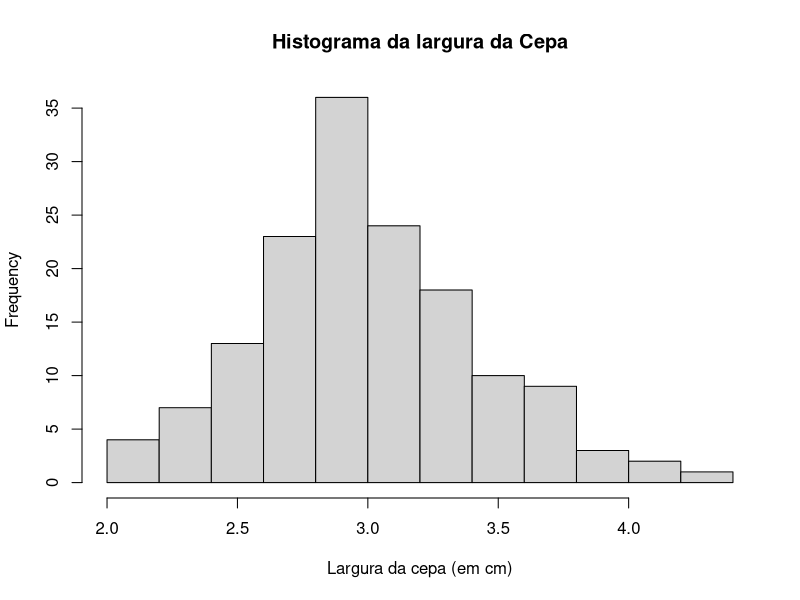

Source code (R):
## ---- chunk 1
library(datasets)  # Datasets de exemplo
## ---- chunk 2
?iris
## ---- chunk 3
df <- iris
## ---- chunk 4
head(df)
## ---- chunk 5
hist(df$Sepal.Width, 
  main = "Histograma da largura da Cepa",
  xlab = "Largura da cepa (em cm)")
## ---- chunk 6
rm(list = ls()) 
## ---- chunk 7
detach("package:datasets", unload = TRUE)
## ---- chunk 8
dev.off()
## ---- chunk 9
cat("\014")
